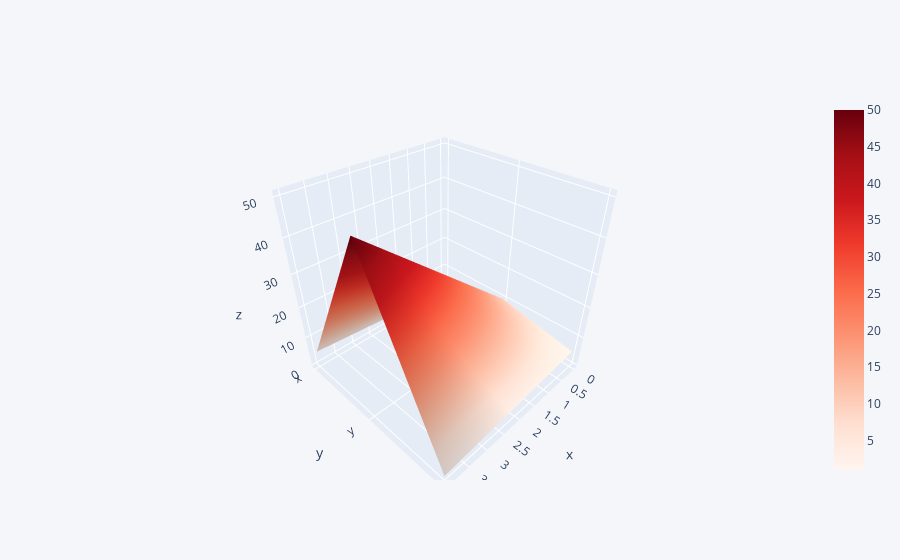

Notebook cell for this chart:
### Code cell
df3 = pd.DataFrame({'x': [1, 2, 3, 4, 5], 'y': [10, 20, 30, 40, 50], 'z': [5, 4, 3, 2, 1]})
df3.iplot(kind="surface", colorscale="reds")

### Figure 1 — Plotly figure (JSON) as saved in the notebook; plotly's stock layout.template omitted (floating-point values rounded to 4 significant figures)
{"data": [{"colorscale": [[0, "rgb(255,245,240)"], [0.125, "rgb(254,224,210)"], [0.25, "rgb(252,187,161)"], [0.375, "rgb(252,146,114)"], [0.5, "rgb(251,106,74)"], [0.625, "rgb(239,59,44)"], [0.75, "rgb(203,24,29)"], [0.875, "rgb(165,15,21)"], [1, "rgb(103,0,13)"]], "type": "surface", "x": [0, 1, 2, 3, 4], "y": ["x", "y", "z"], "z": [[1, 2, 3, 4, 5], [10, 20, 30, 40, 50], [5, 4, 3, 2, 1]]}], "layout": {"legend": {"bgcolor": "#F5F6F9", "font": {"color": "#4D5663"}}, "paper_bgcolor": "#F5F6F9", "plot_bgcolor": "#F5F6F9", "title": {"font": {"color": "#4D5663"}}, "xaxis": {"gridcolor": "#E1E5ED", "showgrid": true, "tickfont": {"color": "#4D5663"}, "title": {"font": {"color": "#4D5663"}, "text": ""}, "zerolinecolor": "#E1E5ED"}, "yaxis": {"gridcolor": "#E1E5ED", "showgrid": true, "tickfont": {"color": "#4D5663"}, "title": {"font": {"color": "#4D5663"}, "text": ""}, "zerolinecolor": "#E1E5ED"}}}
